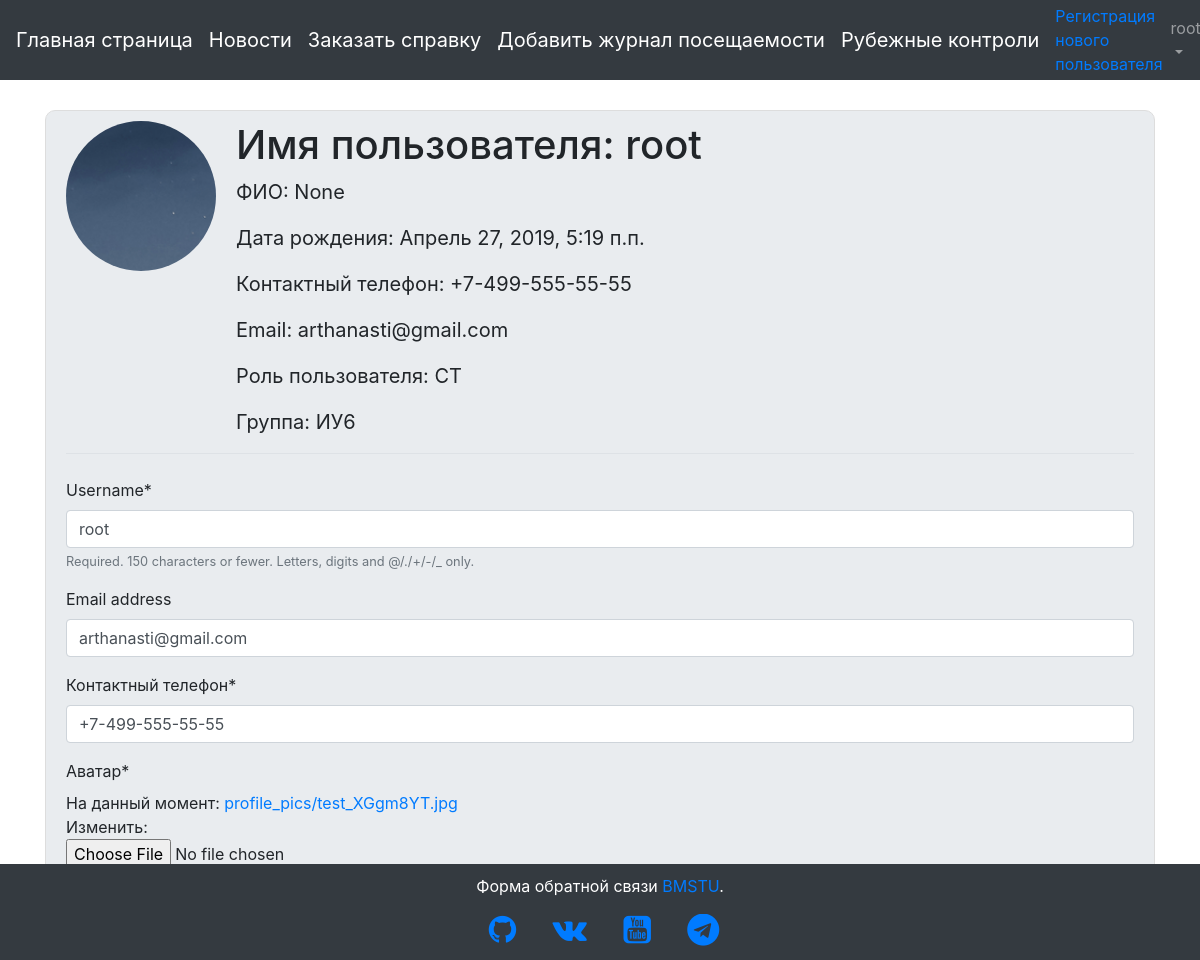
The page /users/user_profile/ (signed in) on the database as committed earlier.
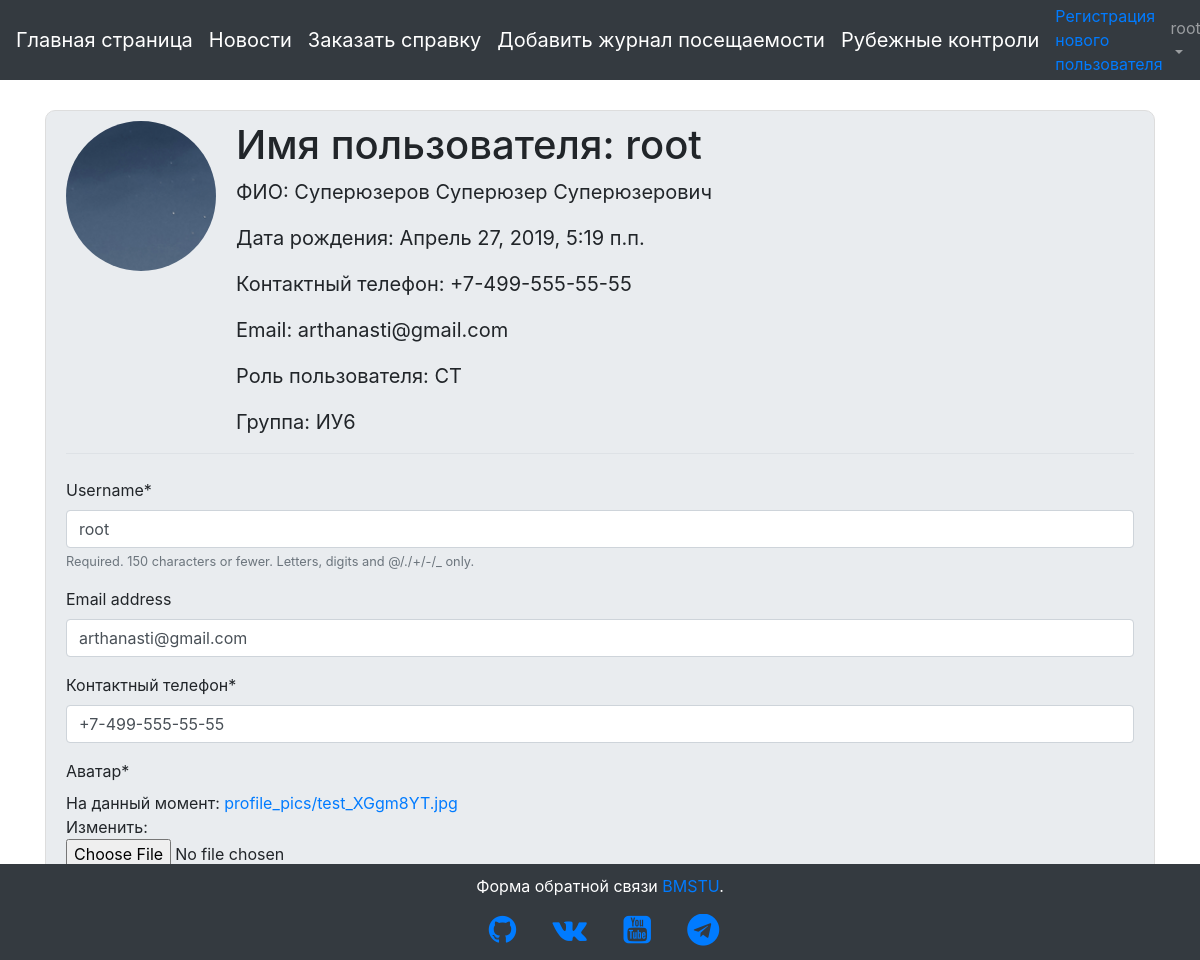
The same page on the database as committed later.
### users/models.py (models this page shows, shortened)
class CustomUser(AbstractUser):
    date_of_birth = models.DateTimeField(verbose_name='Дата рождения', default=date.today)
    full_name = models.CharField(max_length=255, verbose_name='ФИО', null=True)
    phone_no = models.CharField(max_length=255, verbose_name='Контактный телефон', default='+7-499-555-55-55')
    STUDENT = 'СТ'
    TEACHER = 'ПР'
    ROLE_CHOICES = (
        (STUDENT, 'Студент'),
        (TEACHER, 'Преподаватель')
    )
    user_role = models.CharField(max_length=2,
        choices=ROLE_CHOICES,
        default=STUDENT,
        verbose_name='Роль пользователя'
    )
    IU1 = 'ИУ1'
    IU2 = 'ИУ2'
    IU3 = 'ИУ3'
    IU4 = 'ИУ4'
    IU5 = 'ИУ5'
    IU6 = 'ИУ6'
    IU7 = 'ИУ7'
    IU8 = 'ИУ8'
    STUDENT_GROUP_CHOICES = (
        (IU1, 'ИУ-1'),
        (IU2, 'ИУ-2'),
        (IU3, 'ИУ-3'),
        (IU4, 'ИУ-4'),
        (IU5, 'ИУ-5'),
        (IU6, 'ИУ-6'),
        (IU7, 'ИУ-7'),
        (IU8, 'ИУ-8')
    )
    student_group = models.CharField(max_length=3,
        choices=STUDENT_GROUP_CHOICES,
        verbose_name='Группа студента',
        default=IU6
    )
    """
    if user_role == STUDENT:
        user_group = ForeignKey(
        Student_group,
        on_delete=models.CASCADE,
        verbose_name = "Группа студента"
    )
    """

class UserProfile(models.Model):
    user = models.OneToOneField(CustomUser, on_delete=models.CASCADE, verbose_name='Пользователь')
    avatar = models.ImageField(upload_to='profile_pics', default='default.jpg', verbose_name='Аватар')

### users/views.py (the view)
# urls.py: path('user_profile/', views.user_profile_view, name='user_profile'),
@login_required
def user_profile_view(request):
    if request.method == 'POST':
        u_form = CustomUserChangeForm(request.POST, instance=request.user)
        p_form = CustomUserProfileForm(request.POST, request.FILES, instance=request.user.userprofile)
        if u_form.is_valid() and p_form.is_valid():
            u_form.save()
            p_form.save()
            return redirect('user_profile')
    else:
        u_form = CustomUserChangeForm(instance=request.user)
        p_form = CustomUserProfileForm(instance=request.user.userprofile)
    context = {
        'u_form': u_form,
        'p_form': p_form
    }
    return render(request, 'user_profile.html', context=context)

### users/forms.py
class CustomUserChangeForm(forms.ModelForm):#UserChangeForm
    class Meta:
        model = CustomUser
        fields = ('username', 'email', 'phone_no')

class CustomUserProfileForm(forms.ModelForm):
    class Meta:
        model = UserProfile
        fields = ('avatar',)

### templates/user_profile.html (shortened to what this page needs)
{% extends 'base.html' %}
{% load crispy_forms_tags %}
{% block content %}
  <div class="content-section">
    <div class="media">
      <img class="rounded-circle account-img" src="{{ user.userprofile.avatar.url }}" alt="">
      <div class="media-body">
        <h2 class="account-heading">Имя пользователя: {{ user.username }}</h2>
        <p class="text-body">ФИО: {{ user.full_name }}</p>
        <p class="text-body">Дата рождения: {{ user.date_of_birth }}</p>
        <p class="text-body">Контактный телефон: {{ user.phone_no }}</p>
        <p class="text-body">Email: {{ user.email }}</p>
        <p class="text-body">Роль пользователя: {{ user.user_role }}</p>
        {% if user.user_role == 'СТ' %}
          <p class="text-body">Группа: {{ user.student_group }}</p>
        {% endif %}
      </div>
    </div>
    <form method="POST" enctype="multipart/form-data">
      <fieldset class="form-group">
        <legend class="border-bottom mb-4"></legend>
          {{ u_form|crispy }}
          {{ p_form|crispy }}
      </fieldset>
      <div class="form-group">
        <button class="btn btn-success ml-2" type="submit">Изменить данные</button>
      </div>
    </form>
{% endblock %}

### templates/base.html (shortened to what this page needs)
{% load static %}
<!doctype html>
<html lang="en">
  <head>
    <link rel="stylesheet" href="https://stackpath.bootstrapcdn.com/bootstrap/4.1.3/css/bootstrap.min.css">
    <link rel="stylesheet" href="https://cdnjs.cloudflare.com/ajax/libs/font-awesome/4.7.0/css/font-awesome.min.css">
    <link rel="stylesheet" href="{% static 'css/base.css' %}" type="text/css">
  </head>
  <body>
    <nav class="navbar fixed-top navbar-expand-md navbar-dark bg-dark mb-4" style="height: 80px;">
      <a class="navbar-brand" href="{% url 'home' %}">Главная страница</a>
      <a class="navbar-brand" href="{% url 'article_list' %}">Новости</a>
      {% if user.user_role == 'СТ' %}
        <a class="navbar-brand" href="{% url 'order_new' %}">Заказать справку</a>
      {% endif %}
      {% if user.is_superuser %}
        <a class="navbar-brand" href="{% url 'attendance_new' %}">Добавить журнал посещаемости</a>
      {% endif %}
      <a class="navbar-brand" href="{% url 'rk_list' %}">Рубежные контроли</a>
      {% if user.is_superuser %}
        <ul class="navbar-nav mr-auto">
            <li class="nav-item">
              <a href="{% url 'signup' %}">Регистрация нового пользователя</a>
            </li>
        </ul>
      {% endif %}
      <div class="collapse navbar-collapse" id="navbarCollapse">
        {% if user.is_authenticated %}
          <ul class="navbar-nav ml-auto">
            <li class="nav-item">
              <a class="nav-link dropdown-toggle" href="#" id="userMenu" data-toggle="dropdown" aria-haspopup="true" aria-expanded="false">
                {{ user.username }}
              </a>
            </li>
          </ul>
        {% else %}
          <form class="form-inline ml-auto">
            <a href="{% url 'login' %}" class="btn btn-outline-secondary">
            Войти</a>
          </form>
        {% endif %}
      </div>
    </nav>
    <div class="container" style="top: 110px; bottom: 120px; margin-bottom: 100px; position: relative;">
      {% block content %}
      {% endblock content %}
    </div>
  </body>
  <footer class="blog-footer fixed-bottom" style="height: 96px; width: 100%; left: 0px; right: 0px; text-align: center; color: white; background-color: #343a40!important; margin-top: 100px;">
    <p style="margin-top: 10px;">Форма обратной связи <a href="#">BMSTU</a>.</p>
    <div class="soc-icons">
      <ul>
        <li><a href="https://github.com/arthanadftz" target="_blank"><i class="fa fa-github fa-2x"></i></a></li>
        <li><a href="https://github.com/arthanadftz" target="_blank"><i class="fa fa-vk fa-2x"></i></a></li>
        <li><a href="https://github.com/arthanadftz" target="_blank"><i class="fa fa-youtube-square fa-2x"></i></a></li>
        <li><a href="https://github.com/arthanadftz" target="_blank"><i class="fa fa-telegram fa-2x"></i></a></li>
      </ul>
    </div>
  </footer>
</html>

Rows that differ between the two databases and show on the page:
changed CustomUser "root": full_name "None" → "Суперюзеров Суперюзер Суперюзерович"
